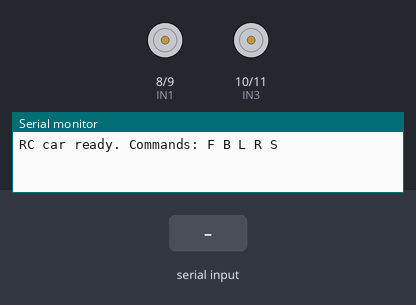
A sketch run on a simulated Arduino Uno, built with avr-gcc and run on an emulated ATmega328P. On the bench: motor-driver pin pairs drawn as motors (green arrow = first pin HIGH = forward, orange = second pin HIGH = backward, longer = more drive), the last lines printed to the serial monitor. Inputs (shaded band) come from the test bench.

Above: at 1.2 s.
1.3 s: "F\n" received over the second serial link
At 1.8 s:
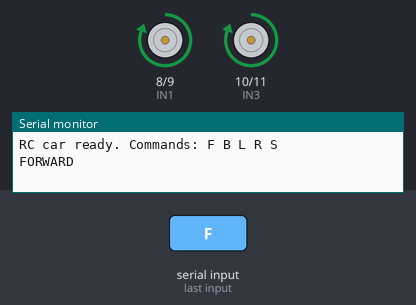
3.8 s: "B\n" received over the second serial link
At 4.6 s:
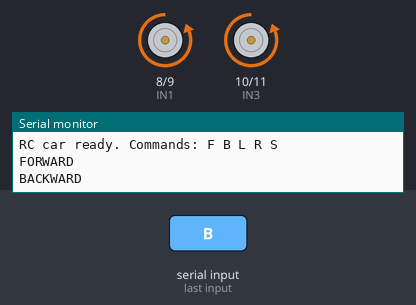
6.3 s: "L\n" received over the second serial link
At 6.9 s:
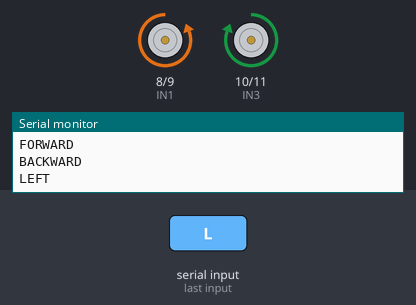
8.8 s: "R\n" received over the second serial link
At 9.6 s:
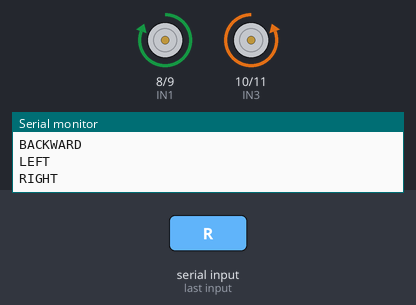
Timing chart, 0 to 11.8 s (numbered marks = the images above; inputs shaded):
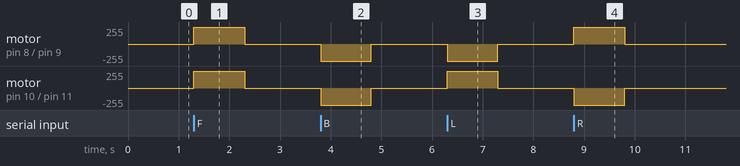

The sketch:

sketch_oct31aa_copy_20261031171154.ino
```cpp
#include <SoftwareSerial.h>

// HC-05 Bluetooth serial pins
// Arduino D2 receives HC-05 TXD
// Arduino D3 transmits to HC-05 RXD through a voltage divider
SoftwareSerial bluetooth(2, 3);

// L298N motor driver pins
const int IN1 = 8;
const int IN2 = 9;
const int IN3 = 10;
const int IN4 = 11;

char command = 'S';

unsigned long lastCommandTime = 0;
const unsigned long STOP_TIMEOUT = 1000; // stop if commands stop arriving

void stopCar() {
  digitalWrite(IN1, LOW);
  digitalWrite(IN2, LOW);
  digitalWrite(IN3, LOW);
  digitalWrite(IN4, LOW);
}

void forwardCar() {
  digitalWrite(IN1, HIGH);
  digitalWrite(IN2, LOW);
  digitalWrite(IN3, HIGH);
  digitalWrite(IN4, LOW);
}

void backwardCar() {
  digitalWrite(IN1, LOW);
  digitalWrite(IN2, HIGH);
  digitalWrite(IN3, LOW);
  digitalWrite(IN4, HIGH);
}

void leftCar() {
  // One side forward, the other side backward
  digitalWrite(IN1, LOW);
  digitalWrite(IN2, HIGH);
  digitalWrite(IN3, HIGH);
  digitalWrite(IN4, LOW);
}

void rightCar() {
  digitalWrite(IN1, HIGH);
  digitalWrite(IN2, LOW);
  digitalWrite(IN3, LOW);
  digitalWrite(IN4, HIGH);
}

void setup() {
  pinMode(IN1, OUTPUT);
  pinMode(IN2, OUTPUT);
  pinMode(IN3, OUTPUT);
  pinMode(IN4, OUTPUT);

  stopCar();

  Serial.begin(9600);
  bluetooth.begin(9600);

  lastCommandTime = millis();

  Serial.println("RC car ready. Commands: F B L R S");
}

void loop() {
  if (bluetooth.available()) {
    char received = bluetooth.read();

    // Ignore line endings sent by the Flask backend
    if (received == '\r' || received == '\n') {
      return;
    }

    command = received;
    lastCommandTime = millis();

    switch (command) {
      case 'F':
      case 'f':
        forwardCar();
        Serial.println("FORWARD");
        break;

      case 'B':
      case 'b':
        backwardCar();
        Serial.println("BACKWARD");
        break;

      case 'L':
      case 'l':
        leftCar();
        Serial.println("LEFT");
        break;

      case 'R':
      case 'r':
        rightCar();
        Serial.println("RIGHT");
        break;

      case 'S':
      case 's':
        stopCar();
        Serial.println("STOP");
        break;

      default:
        stopCar();
        Serial.println("Unknown command - STOP");
        break;
    }
  }

  // Safety timeout: stop if no new command arrives
  if (millis() - lastCommandTime > STOP_TIMEOUT) {
    stopCar();
  }
}
```

Measured:
- after the input at 1.3 s, motor on pin 8 (IN1) / pin 9 (IN2), motor on pin 10 (IN3) / pin 11 (IN4): stopped → forward 255/255 at once, → stopped 1.0 s later
- after the input at 3.8 s, motor on pin 8 (IN1) / pin 9 (IN2), motor on pin 10 (IN3) / pin 11 (IN4): stopped → backward 255/255 at once, → stopped 1.0 s later
- after the input at 6.3 s, motor on pin 8 (IN1) / pin 9 (IN2): stopped → backward 255/255 at once, → stopped 1.0 s later; motor on pin 10 (IN3) / pin 11 (IN4): stopped → forward 255/255 at once, → stopped 1.0 s later
- after the input at 8.8 s, motor on pin 8 (IN1) / pin 9 (IN2): stopped → forward 255/255 at once, → stopped 1.0 s later; motor on pin 10 (IN3) / pin 11 (IN4): stopped → backward 255/255 at once, → stopped 1.0 s later
